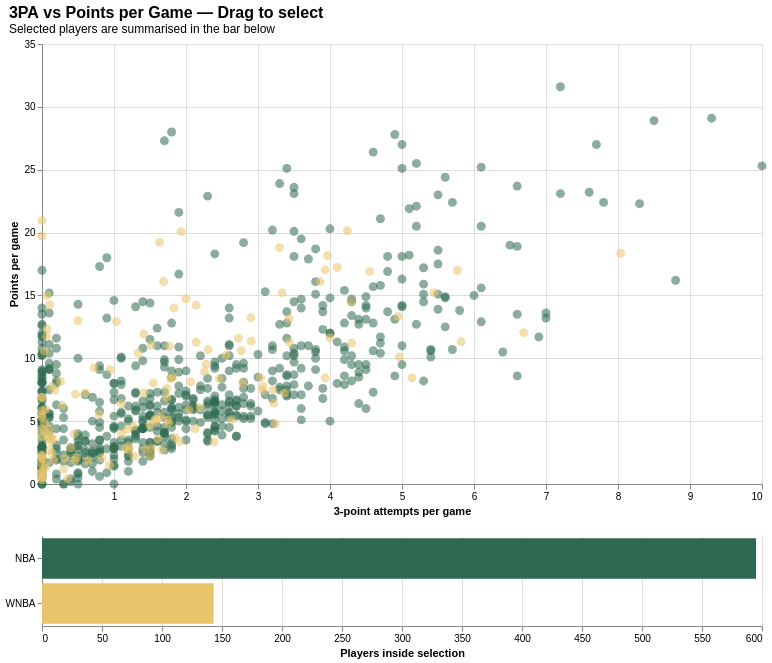

Write the Vega-Lite specification saved for this chart.
### Vega-Lite specification from a JSON file in a GitHub repository (floating-point values rounded to 4 significant figures; data arrays with more than 128 entries replaced by an {"elided": "..."} marker saying what was removed)
{"config": {"view": {"continuousWidth": 300, "continuousHeight": 300, "stroke": null}}, "vconcat": [{"mark": {"type": "circle", "opacity": 0.55, "size": 80}, "encoding": {"color": {"condition": {"param": "param_54dd647193d9b3b3", "field": "League", "scale": {"domain": ["NBA", "WNBA"], "range": ["#2d6a4f", "#e9c46a"]}, "type": "nominal"}, "value": "lightgray"}, "tooltip": [{"field": "Player", "type": "nominal"}, {"field": "Pos", "type": "nominal"}, {"field": "League", "type": "nominal"}, {"field": "ThreePA", "format": ".2f", "title": "3PA", "type": "quantitative"}, {"field": "PTS", "format": ".2f", "type": "quantitative"}], "x": {"axis": {"values": [1, 2, 3, 4, 5, 6, 7, 8, 9, 10]}, "field": "ThreePA", "title": "3-point attempts per game", "type": "quantitative"}, "y": {"field": "PTS", "title": "Points per game", "type": "quantitative"}}, "height": 440, "name": "view_415f9378de3c5270_0", "title": {"text": "3PA vs Points per Game — Drag to select", "anchor": "start", "fontSize": 16, "subtitle": "Selected players are summarised in the bar below"}, "width": 720}, {"mark": {"type": "bar"}, "encoding": {"color": {"field": "League", "legend": null, "scale": {"domain": ["NBA", "WNBA"], "range": ["#2d6a4f", "#e9c46a"]}, "type": "nominal"}, "tooltip": [{"field": "League", "type": "nominal"}, {"aggregate": "count", "title": "Selected players", "type": "quantitative"}], "x": {"aggregate": "count", "title": "Players inside selection", "type": "quantitative"}, "y": {"field": "League", "title": null, "type": "nominal"}}, "height": 90, "transform": [{"filter": {"param": "param_54dd647193d9b3b3"}}], "width": 720}], "data": {"name": "data-7a158eeb8eb546983a29fb9264828de7"}, "params": [{"name": "param_54dd647193d9b3b3", "select": {"type": "interval"}, "views": ["view_415f9378de3c5270_0"]}], "$schema": "https://vega.github.io/schema/vega-lite/v6.4.1.json", "datasets": {"data-7a158eeb8eb546983a29fb9264828de7": {"elided": "738 records"}}}
